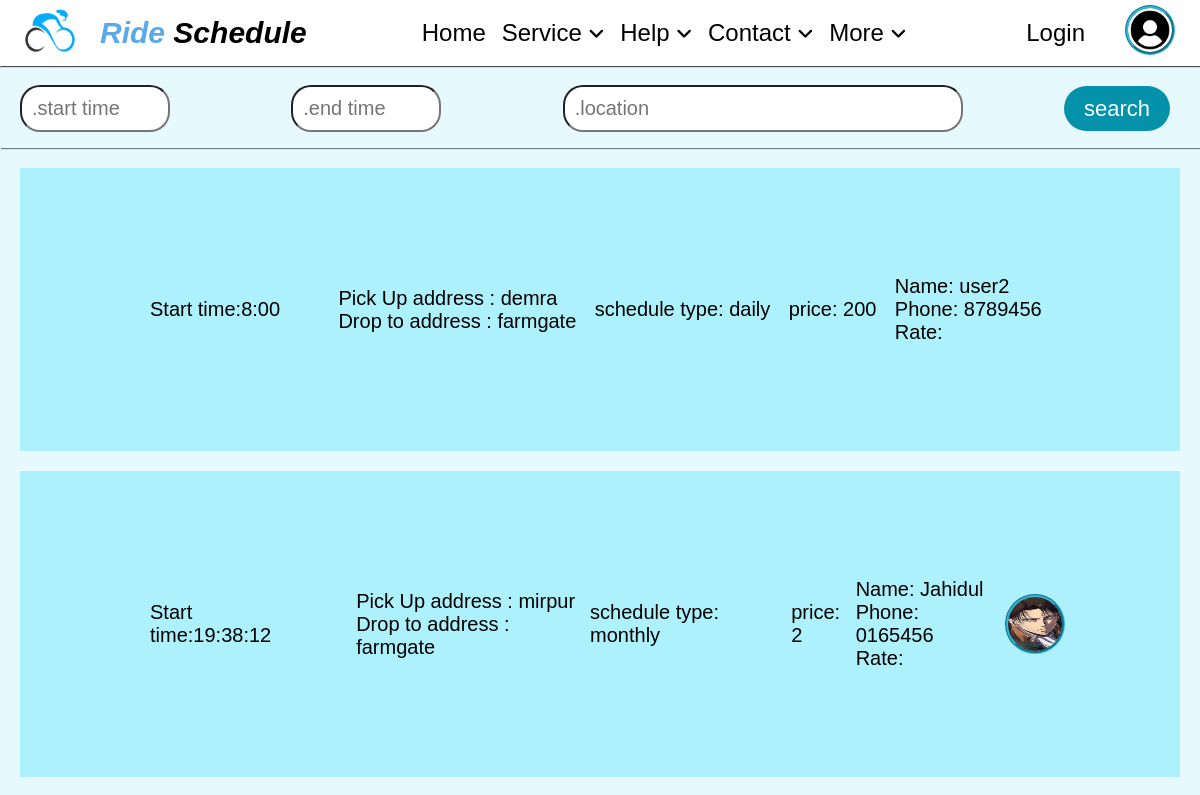
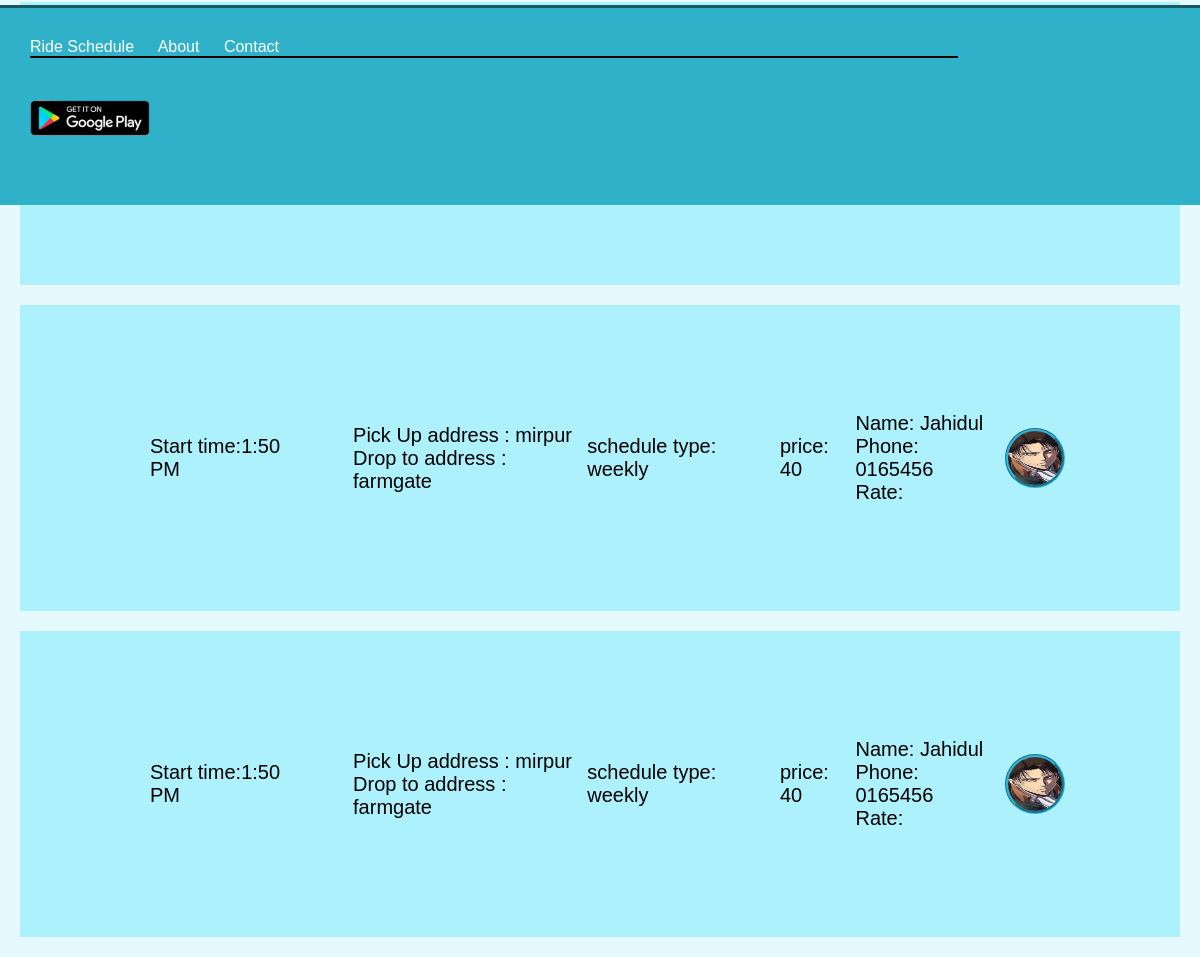
The app's page /schedulePost/, older data (2 pictures, top to bottom).
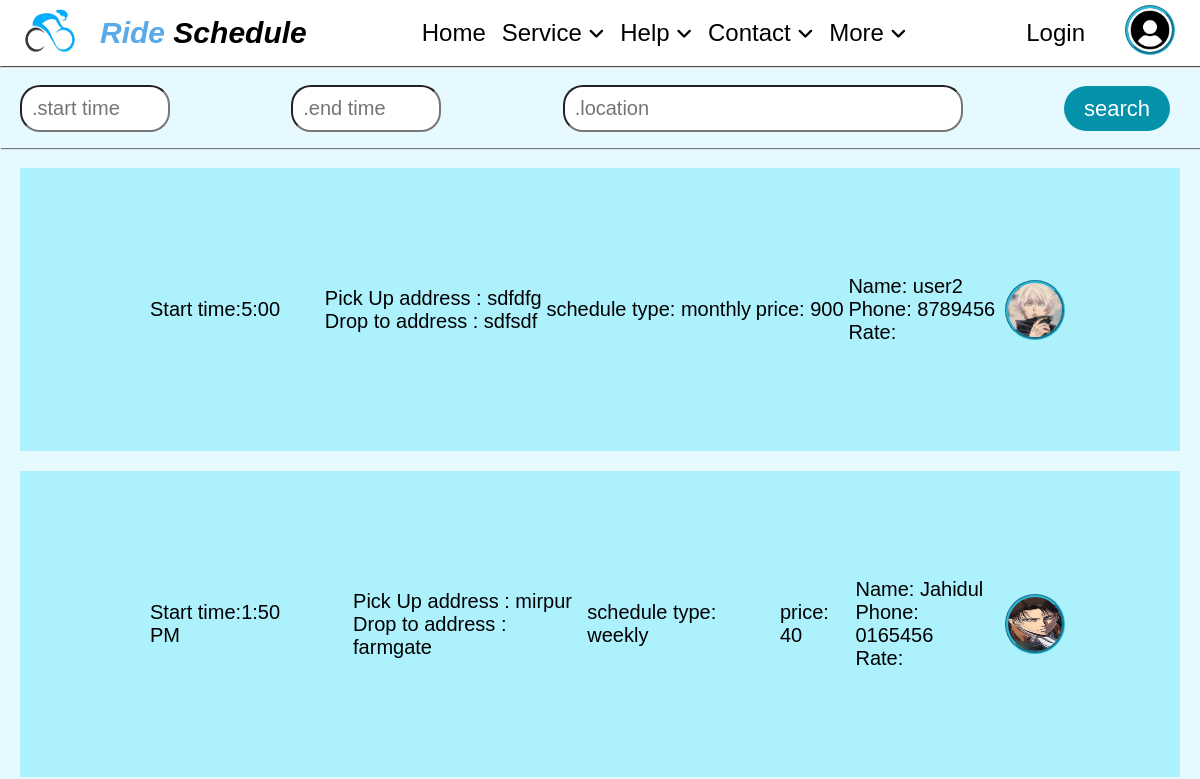
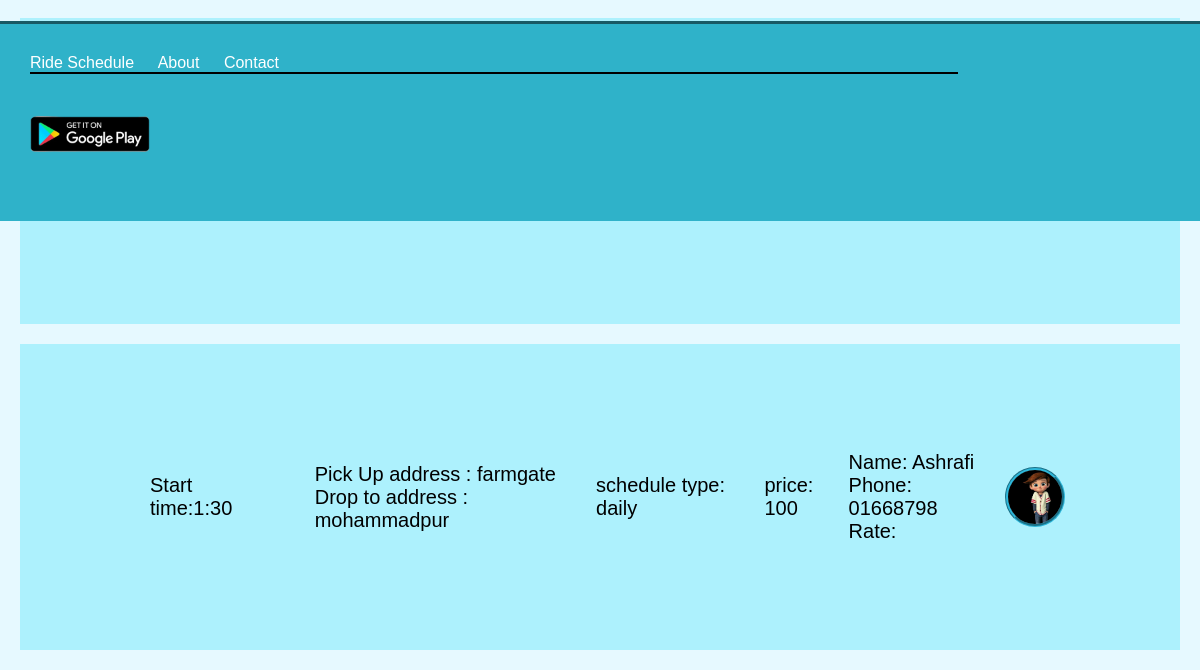
The same page, newer data (2 pictures, top to bottom).
### main/models.py (models this page shows, shortened)
class Schedule(models.Model):
    schedule_id = models.CharField(max_length=10)
    rider_id1 = models.ForeignKey(Rider,on_delete=models.CASCADE,blank=True,null=True)
    driver_id1 = models.ForeignKey(Driver,on_delete=models.CASCADE,blank=True,null=True)
    pickUp_time = models.CharField(max_length=10)
    pickup_from = models.CharField(max_length=50)
    drop_to = models.CharField(max_length=50)
    schedule_type = (
        ('daily','daily'),
        ('weekly', 'weekly'),
        ('monthly', 'monthly'),
        ('custom', 'custom'))
    type_of_schedule = models.CharField(max_length=10,choices=schedule_type,blank=True,null=True)
    price = models.IntegerField(blank=True, null=True)

class Rider(models.Model):
    rider_id = models.CharField(max_length = 10, primary_key=True, blank=False, null=False)
    id = models.ForeignKey(user,on_delete=models.CASCADE, blank=True, null=True)

class user(models.Model ):
    id = models.CharField(max_length=10, primary_key=True,blank=False,null=False)
    name = models.CharField(max_length = 200)
    state = models.CharField(max_length = 10)
    postal_Code = models.CharField(max_length = 10)
    country = models.CharField(max_length=50)
    phone_number = models.CharField(max_length=11)
    persons = models.ImageField(upload_to = 'static/image',blank=True, null=True ,default='image/profile.png')

### main/views.py (the view)
# urls.py: path('schedulePost/', a_view.schedulePost , name = 'schedulePost'),
def schedulePost(request):
    schedulePost = Schedule.objects.all()
    posts = {
        'schedulePost': schedulePost,
    }
    return render(request, template_name='pages/SchedulePost.html', context=posts)

### main/templates/pages/SchedulePost.html
{% extends "../base/base.html" %}
{% load static %}
{% block content %}
<hr>
<div class="SearchPost">
    <div class="textBox1"><input type="text" id="start" name="start" placeholder=".start time"></div>
    <div class="textBox2"><input type="text" id="end" name="end" placeholder=".end time"></div>
    <div class="textBox3"><input type="text" id="locations" name="location" placeholder=".location"></div>
    <div><a href="#" class="buttonS">search</a></div>
</div>
{% for p in schedulePost %}
<div class="post">
     <div class="sTime"> Start time:{{p.pickUp_time}}</div>
    <div>
        <span>Pick Up address : {{p.pickup_from}}</span><br>
        <span>Drop to address : {{p.drop_to}}</span>
    </div>
    <div> schedule type: {{p.type_of_schedule}}</div>
    <div> price: {{p.price}}</div>
    <div>
        <span>Name: {{p.rider_id1.id.name}} </span><br>
        <span>Phone: {{p.rider_id1.id.phone_number}}</span><br>
        <span>Rate: </span><br>
    </div>
    <div class="profile">
        {% if p.rider_id1.id.persons %}
             <img src="{{p.rider_id1.id.persons.url}}" height="60" width="60" alt="logo">
        {% endif %}
    </div>
</div>
{% endfor %}
{% endblock %}

Row changes from the older to the newer data that the page shows:
removed Schedule: pickUp_time "8:00", pickup_from "demra", drop_to "farmgate", type_of_schedule "daily", price "200", rider_id1.id.name "user2", rider_id1.id.phone_number "8789456"
removed Schedule: pickUp_time "19:38:12", pickup_from "mirpur", drop_to "farmgate", type_of_schedule "monthly", price "2", rider_id1.id.name "Jahidul", rider_id1.id.phone_number "0165456", rider_id1.id.persons (picture)
no longer on this page (row unchanged): Schedule: pickUp_time "1:50 PM", pickup_from "mirpur", drop_to "farmgate", type_of_schedule "weekly", price "40", rider_id1.id.name "Jahidul", rider_id1.id.phone_number "0165456", rider_id1.id.persons (picture)
now on this page (row unchanged): Schedule: pickUp_time "5:00", pickup_from "sdfdfg", drop_to "sdfsdf", type_of_schedule "monthly", price "900", rider_id1.id.name "user2", rider_id1.id.phone_number "8789456", rider_id1.id.persons (picture)
added Schedule: pickUp_time "1:30", pickup_from "farmgate", drop_to "mohammadpur", type_of_schedule "daily", price "100", rider_id1.id.name "Ashrafi", rider_id1.id.phone_number "01668798", rider_id1.id.persons (picture)
